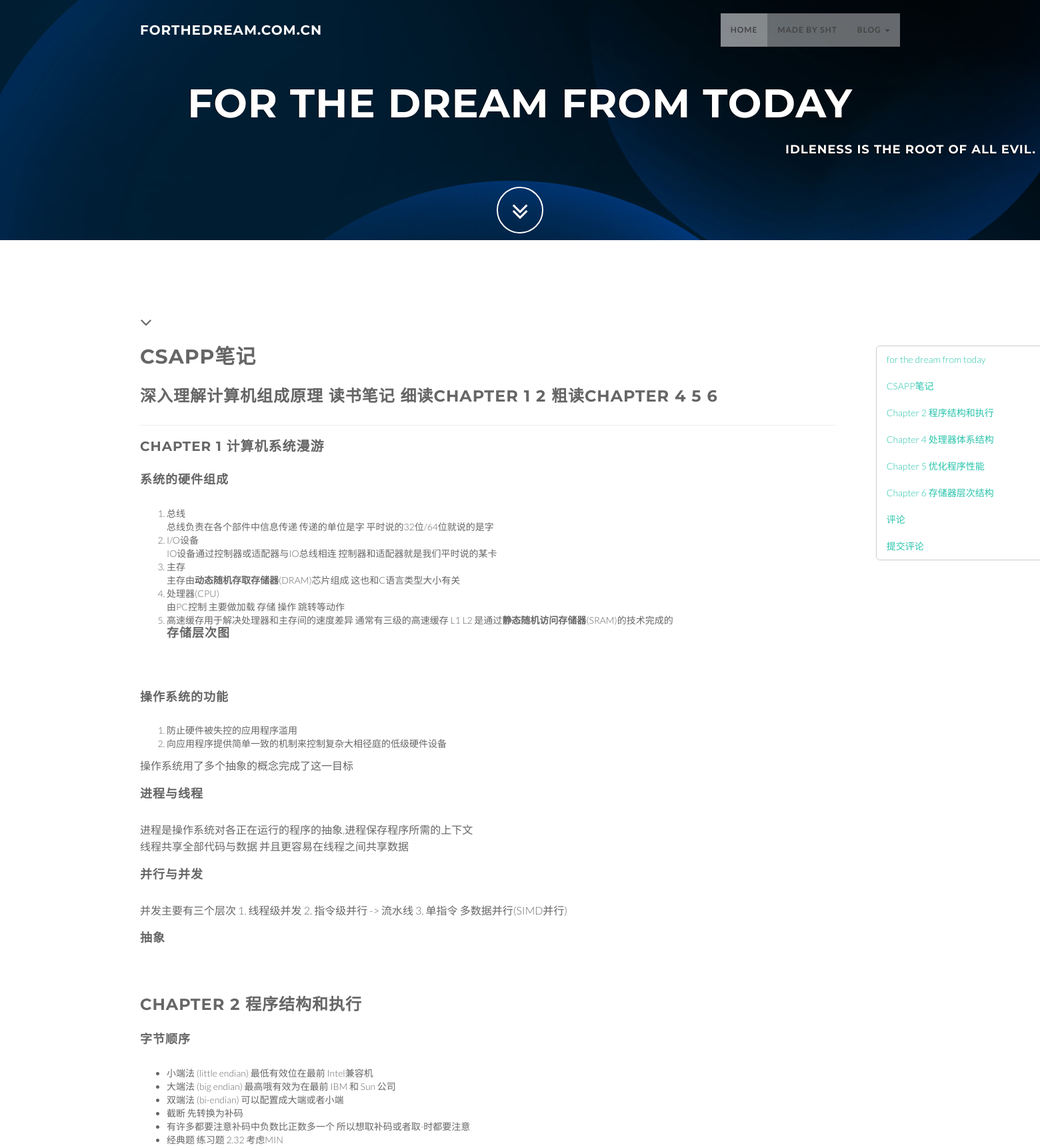
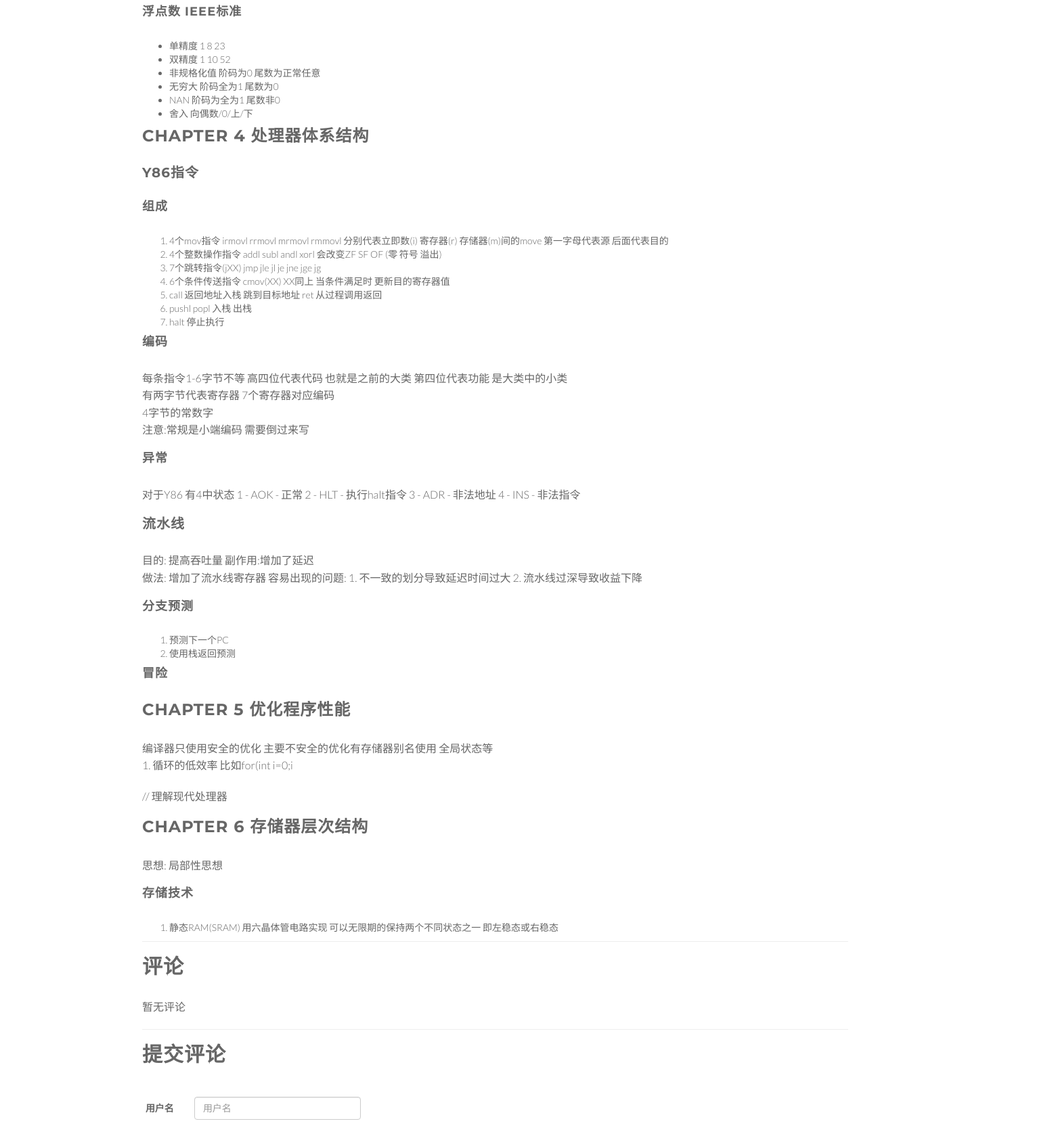
/spec/11/ (upper part), run on the app's committed database (2 pictures, top to bottom).
### blog/models.py (models this page shows, shortened)
class BlogsPost(models.Model):
    title = models.CharField(max_length = 150)
    abstract = models.TextField(default='')
    maintain = models.TextField()
    timestamp = models.DateTimeField(auto_now_add=True)
    class Meta:
        ordering=('-timestamp',)

### blog/views.py (the view)
# urls.py: url(r'^spec/(?P<bid>\d+)/$',blog_view.spec),
def spec(request,bid):
    blog_list = BlogsPost.objects.all()
    for item in blog_list:
        item.maintain = item.maintain[0:200]+'...'
    spec_blog = BlogsPost.objects.get(id=bid)
    spec_blog.maintain = markdown2.markdown(spec_blog.maintain)
    comment = Comment.objects.filter(blogId=bid)
    cmlen = len(comment)
    return render_to_response('spec.html',{'spec':spec_blog,'blog_list':blog_list,'bid':bid,'comment':comment,'cmlen':cmlen})

### blog/templates/spec.html (shortened to what this page needs)
<!DOCTYPE html>
<html lang="zh-CN">
  <head>
    <link href="/static/css/bootstrap.min.css" rel="stylesheet" type="text/css">
    <link href="/static/font-awesome/css/font-awesome.min.css" rel="stylesheet" type="text/css">
    <link href="/static/css/animate.css" rel="stylesheet" />
    <link href="/static/css/style.css" rel="stylesheet" type="text/css">
    <link href="/static/color/default.css" rel="stylesheet" type=”text/css">
    <link type="text/css" rel="stylesheet" href="/static/css/jquery.tocify.css" />
  </head>
  <body id="page-top" data-spy="scroll" data-target=".navbar-custom">
    <nav class="navbar navbar-custom navbar-fixed-top" role="navigation">
      <div class="container">
        <div class="navbar-header page-scroll">
          <a class="navbar-brand" href="/">
            <h1>forthedream.com.cn</h1>
          </a>
        </div>
        <div class="collapse navbar-collapse navbar-right navbar-main-collapse">
          <ul class="nav navbar-nav">
            <li class="active"><a href="/">Home</a></li>
            <li><a href="#contact">made by sht</a></li>
            <li class="dropdown">
              <a href="#" class="dropdown-toggle" data-toggle="dropdown">blog <b class="caret"></b></a>
            </li>
          </ul>
        </div>
      </div>
    </nav>
    <section id="spec" class="intro">
      <div class="slogan">
        <h2>for the dream <span class="text_color">from today</span> </h2>
        <div class="text-right">
          <h4>Idleness is the root of all evil. </h4>
        </div>
      </div>
      <div class="page-scroll">
        <a href="#maintain" class="btn btn-circle">
          <i class="fa fa-angle-double-down animated"></i>
        </a>
      </div>
    </section>
    <section id="maintain" class="home-section text-left">
      <div class="heading-about">
        <div class="container">
          <div class="row">
            <div class="col-lg-8">
              <div class="wow bounceInDown" data-wow-delay="0.4s">
                <div class="section-heading">
                  <i class="fa fa-2x fa-angle-down"></i>
                </div>
              </div>
            </div>
          </div>
        </div>
      </div>
      <div class="container">
        <div class="row">
          <div class="col-md-11">
            <div class="wow bounceInUp" data-wow-delay="0.2s">
              <h2>{{ spec.title }}</h2>
              <h3>{{ spec.abstract }}
            </div>
            <hr>
            <div class ="blog_maintain hero-unit">
              {% autoescape off %}
              {{ spec.maintain }}
              {% endautoescape %}
            </div>
            <hr>
            <h2>评论</h2>
            {% if not comment  %}
            <p>暂无评论</p>
            {% endif %}
            <hr>
            <h2>提交评论</h2>
            <form class="form-horizontal" action="/comment/" method='post' id="cmForm" onsubmit="return form_validate()">
              <div class="form-group">
                <div class="col-md-3">
                </div>
              </div>
              <div  id="userdiv" class="form-group">
                <div class="row">
                  <label for="author" class="col-md-1 control-label">用户名</label>
                  <div class="col-md-3">
                    <input id="username" type="text" class="form-control" name="author" placeholder="用户名">
                  </div>
                </div>
              </div>
            </form>
          </div>
          <div class="col-md-1">
            <div id="toc">
            </div>
          </div>
        </div>
    </section>
  </body>
</html>

### static/css/style.css (style rules this page uses)
body { width: 100%; height: 100%; font-family: 'Lato',sans-serif; font-weight: 300; color: #666; background-color: #fff; }
html { width: 100%; height: 100%; }
h1, h2, h3, h4, h5, h6 { margin: 0 0 30px; text-transform: uppercase; font-family: Montserrat,sans-serif; font-weight: 700; letter-spacing: 1px; }
p { margin: 0 0 20px; font-size: 16px; line-height: 1.6em; }
a { color: #28c3ab; -webkit-transition: all .2s ease-in-out; -moz-transition: all .2s ease-in-out; transition: all .2s ease-in-out; }
.navbar { margin-bottom: 0; border-bottom: 1px solid rgba(255,255,255,.3); }
.navbar-brand { font-weight: 700; }
.navbar-brand { height: 40px; padding: 5px 15px; font-size: 18px; line-height: 1em; }
.navbar-brand h1 { color: #fff; font-size: 20px; line-height: 40px; }
.nav.navbar-nav { background-color: rgba(255,255,255,.4); }
.navbar-custom ul.nav li a { font-size: 12px; letter-spacing: 1px; color: #444; text-transform: uppercase; font-weight: 700; }
.navbar-custom .nav li a { -webkit-transition: background .3s ease-in-out; -moz-transition: background .3s ease-in-out; transition: background .3s ease-in-out; }
.navbar-custom .nav li a:hover, .navbar-custom .nav li a:focus, .navbar-custom .nav li.active { outline: 0; background-color: rgba(255,255,255,.2); }
.blog_maintain h2 { font-size: 24px; }
.blog_maintain h3 { font-size: 20px; }
.blog_maintain h4 { font-size: 18px; }
hr { margin-top: 10px; }
.home-section { padding-top: 110px; padding-bottom: 110px; display:block; position:relative; z-index:120; }
.section-heading i { margin-bottom: 20px; }
.intro { width:100%; position:relative; background: url(../img/bg1.jpg) no-repeat top center; }
#spec { padding:8% 0 0 0 ; height:45% }
.intro .slogan { text-align: center; }
.intro .page-scroll { text-align: center; }
.intro .slogan h2 { color: #FFF; text-shadow: none; font-size: 60px; line-height: 60px; font-weight: 700; font-family: Montserrat, sans-serif; background-color: rgba(0, 0, 0, 0); text-decoration: none; text-transform: uppercase; border-width: 0px; border-color: #000; border-style: none; text-shadow: -1px 0 1px #000; }
.intro .slogan h4 { color: #fff; text-shadow: -1px 1px 1px #000; }
.btn { border-radius: 0; text-transform: uppercase; font-family: Montserrat,sans-serif; font-weight: 400; -webkit-transition: all .3s ease-in-out; -moz-transition: all .3s ease-in-out; transition: all .3s ease-in-out; }
.btn-circle { width: 70px; height: 70px; margin-top: 15px; padding: 7px 16px; border: 2px solid #fff; border-radius: 50%; font-size: 40px; color: #fff; background: 0 0; -webkit-transition: background .3s ease-in-out; -moz-transition: background .3s ease-in-out; transition: background .3s ease-in-out; }
.page-scroll .btn-circle i.animated { -webkit-transition-property: -webkit-transform; -webkit-transition-duration: 1s; -moz-transition-property: -moz-transform; -moz-transition-duration: 1s; }
@media (min-width:767px) { .navbar { padding: 20px 0; border-bottom: 0; letter-spacing: 1px; background: 0 0; -webkit-transition: background .5s ease-in-out,padding .5s ease-in-out; -moz-transition: background .5s ease-in-out,padding .5s ease-in-out; transition: background .5s ease-in-out,padding .5s ease-in-out; } }
@media (min-width:767px) { .intro { height: 70%; padding: 0; } }

### data on the page
BlogsPost: title "CSAPP笔记", abstract "深入理解计算机组成原理 读书笔记 细读CHAPTER 1 2 粗读CHAPTER 4 5 6", maintain "CHAPTER 1 计算机系统漫游 系统的硬件组成 总线 总线负责在各个部件中信息传递 传递的单位是字 平时说的32位/64位就说的是字 I/O设备 IO设备通过控制器或适配器与IO总线相连 控制器和适配器就是我们平时说的某卡 主存 主存由 动态随机存取存储器 (DRAM)芯片组成 这也和C语言类型大小有关 处理器(CPU) 由PC控制 主要做加载 存储 操作 跳转等动作 高速缓存用于解决处理器和主存间的速度差异 通常有三级的高速缓存 L1 L2 是通过 静态随机访问存储器 (SRAM)的技术完成的 存储层次图 操作系统的功能 防止硬件被失控的应用程序滥用 向应用程序提供简单一致的机制来控制复杂大相径庭的低级硬件设备 操作系统用了多个抽象的概念完成了这一目标 进程与线程 进程是操作系统对各正在运行的程序的抽象,进程保存程序所需的上下文 线程共享全部代码与数据 并且更容易在线程之间共享数据 并行与并发 并发主要有三个层次 1. 线程级并发 2. 指令级并行 -> 流水线 3. 单指令 多数据并行(SIMD并行) 抽象 CHAPTER 2 程序结构和执行 字节顺序 小端法 (little endian) 最低有效位在最前 Intel兼容机 大端法 (big endian) 最高哦有效为在最前 IBM 和 Sun 公司 双端法 (bi-endian) 可以配置成大端或者小端 截断 先转换为补码 有许多都要注意补码中负数比正数多一个 所以想取补码或者取-时都要注意 经典题 练习题 2.32 考虑MIN 浮点数 IEEE标准 单精度 1 8 23 双精度 1 10 52 非规格化值…"
